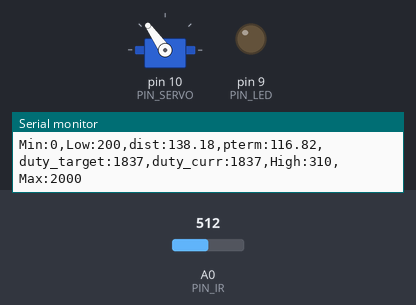
A sketch run on a simulated Arduino Uno, built with avr-gcc and run on an emulated ATmega328P. Shown: servo, output pins drawn as LEDs (lit = HIGH), the last lines printed to the serial monitor. Inputs (shaded band) come from the test bench; at power-on: A0 (PIN_IR) = 512.

Above: at 1.2 s.
1.3 s: A0 (PIN_IR) set to 245
At 1.66 s:
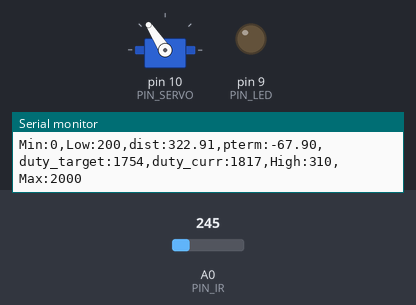
4.3 s: A0 (PIN_IR) set to 122
At 5.5 s:
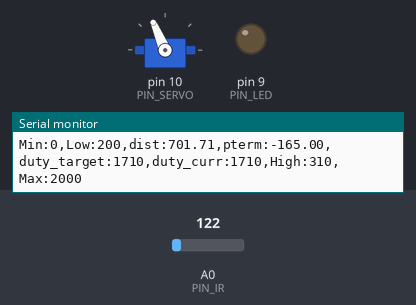
6.3 s: A0 (PIN_IR) set to 306
At 6.58 s:
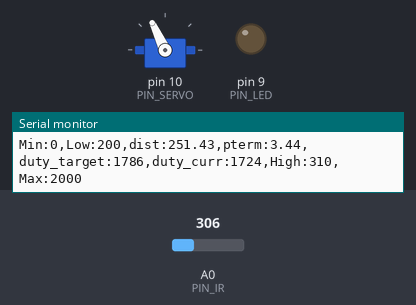
9.3 s: A0 (PIN_IR) set to 90
At 9.67 s:
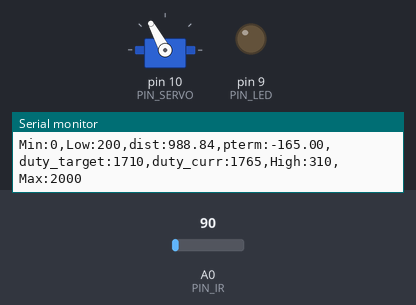
Timing chart, 0 to 12.3 s (numbered marks = the images above; inputs shaded):
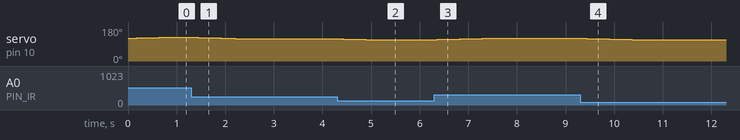

Measured:
- after the input at 1.3 s, servo on pin 10 (PIN_SERVO): moves from 125° to 117° over 1.1 s, starting after 0.14 s
- after the input at 4.3 s, servo on pin 10 (PIN_SERVO): 117° → 116° after 0.13 s, → 115° 0.16 s later, → 114° 0.15 s later, → 113° 0.15 s later
- after the input at 6.3 s, servo on pin 10 (PIN_SERVO): moves from 113° to 120° over 0.93 s, starting after 0.06 s
- after the input at 9.3 s, servo on pin 10 (PIN_SERVO): moves from 120° to 113° over 0.93 s, starting after 0.14 s

The sketch:

PID_template.ino
```cpp
#include <Servo.h> // [2972] 서보 헤더파일 포함

/////////////////////////////
// Configurable parameters //
/////////////////////////////

// Arduino pin assignment
#define PIN_LED 9 // [1234] LED를 아두이노 GPIO 9번 핀에 연결
                  // [2345] ...하면 개선
#define PIN_SERVO 10 // [2951] servo moter를 아두이노 GPIO 10번 핀에 연결
#define PIN_IR A0      // [2961] 적외선센서를 아두이노 A0핀에 연결

// Framework setting
#define _DIST_TARGET 255 //[2967] 탁구공 위치까지의 거리를 255로 고정
         // [2952] 탁구공의 목표 위치를 25.5cm로 설정
#define _DIST_MIN 100 // [2972] 거리 센서가 인식 가능하게 설정한 최소 거리
#define _DIST_MAX 420 // [2972] 거리 센서가 인식 가능하게 설정한 최대 거리

// Distance sensor
#define _DIST_ALPHA 0.4   // [2959] ema 필터에 적용할 알파값

// Servo range
#define _DUTY_MIN 1410 // [2952] 서보의 최소 각도값 왼쪽으로 올라감
#define _DUTY_NEU 1785 // [2952] 서보의 중간 각도값 (1750- 1820)
#define _DUTY_MAX 2180 // [1691] 서보의 최대 각도

// Servo speed control
#define _SERVO_ANGLE 30  //[2967] 서보 각도 설정
#define _SERVO_SPEED 30  //[2959] 서보의 속도 설정

// Event periods
#define _INTERVAL_DIST 15  //[2959] 센서의 거리측정 인터벌값
#define _INTERVAL_SERVO 15 //[2967] 서보 INTERVAL값 설정
#define _INTERVAL_SERIAL 100  //[2959] 시리얼 모니터/플로터의 인터벌값 설정

// PID parameters
#define _KP 0.45 // [2957] 비례 제어 값
                // [2961] 비례이득

// [2964] 실제 거리가 100mm, 400mm일 때 센서가 읽는 값(각 a, b)
#define a 63
#define b 310

//////////////////////
// global variables //
//////////////////////

// Servo instance
Servo myservo;  // [2972] 서보 정의

// Distance sensor
float dist_target; // location to send the ball
float dist_raw, dist_ema;    // [2961] dist_raw : 적외선센서로 얻은 거리를 저장하는 변수
                             // [2961] dist_ema : 거리를 ema필터링을 한 값을 저장하는 변수
float alpha;    // [2959] ema의 알파값을 저장할 변수

// Event periods
unsigned long last_sampling_time_dist, last_sampling_time_servo, last_sampling_time_serial;// [2957] last_sampling_time_dist : 거리센서 측정 주기
                          // [2957] last_sampling_time_servo : 서보 위치 갱신 주기
                          // [2957] last_sampling_time_serial : 제어 상태 시리얼 출력 주기
bool event_dist, event_servo, event_serial; // [2957] 각각의 주기에 도달했는지를 불리언 값으로 저장하는 변수

// Servo speed control
int duty_chg_per_interval; // [2952] 한 주기당 변화할 서보 활동량을 정의
int duty_target, duty_curr; // [2961] 목표위치, 서보에 입력할 위치

// PID variables
float error_curr, error_prev, control, pterm, dterm, iterm;


void setup() {
// initialize GPIO pins for LED and attach servo
pinMode(PIN_LED, OUTPUT); // [2952] LED를 GPIO 9번 포트에 연결
                          // [2957] LED를 출력 모드로 설정
myservo.attach(PIN_SERVO); // [2952] 서보 모터를 GPIO 10번 포트에 연결

// initialize global variables
alpha = _DIST_ALPHA;   // [2959] ema의 알파값 초기화
dist_ema = 0;          // [2959] dist_ema 초기화
duty_curr = _DUTY_NEU; // [2959] duty_durr 중간값으로 초기화

// move servo to neutral position
myservo.writeMicroseconds(_DUTY_NEU); // [2952] 서보 모터를 중간 위치에 지정

// initialize serial port
Serial.begin(115200); // [2952] 시리얼 포트를 115200의 속도로 연결

// convert angle speed into duty change per interval.
duty_chg_per_interval = (_DUTY_MAX - _DUTY_MIN) * (_SERVO_SPEED / 180.0) * (_INTERVAL_SERVO / 1000.0);                // [2959] 한 주기마다 이동할 양(180.0, 1000.0은 실수타입이기 때문에 나눗셈의 결과가 실수타입으로 리턴)
// [2974] INTERVAL -> _INTERVAL_SERVO 로 수정

// [2974] 이벤트 변수 초기화
last_sampling_time_dist = 0; // [2974] 마지막 거리 측정 시간 초기화
last_sampling_time_servo = 0; // [2974] 마지막 서보 업데이트 시간 초기화
last_sampling_time_serial = 0; // [2974] 마지막 출력 시간 초기화
event_dist = event_servo = event_serial = false; // [2974] 각 이벤트 변수 false로 초기화
}


void loop() {
/////////////////////
// Event generator //
/////////////////////
  unsigned long time_curr = millis();  // [2964] event 발생 조건 설정
  if(time_curr >= last_sampling_time_dist + _INTERVAL_DIST) {
    last_sampling_time_dist += _INTERVAL_DIST;
    event_dist = true; // [2957] 거리 측정 주기에 도달했다는 이벤트 발생
  }
  if(time_curr >= last_sampling_time_servo + _INTERVAL_SERVO) {
    last_sampling_time_servo += _INTERVAL_SERVO;
    event_servo = true; // [2957] 서보모터 제어 주기에 도달했다는 이벤트 발생
  }
  if(time_curr >= last_sampling_time_serial + _INTERVAL_SERIAL) {
    last_sampling_time_serial += _INTERVAL_SERIAL;
    event_serial = true; // [2957] 출력주기에 도달했다는 이벤트 발생
  }

////////////////////
// Event handlers //
////////////////////

  // get a distance reading from the distance sensor
  if(event_dist) {
     event_dist = false;
      dist_raw = ir_distance_filtered();   // [2959] dist_raw에 필터링된 측정값 저장
      if (dist_ema == 0){                  // [2959] 맨 처음
        dist_ema = dist_raw;               // [2959] 맨 처음 ema값 = 필터링된 측정값
      }                                    // [2963] dist_ema를 dist_raw로 초기화
      else{
        dist_ema = alpha * dist_raw + (1-alpha) * dist_ema;   // [2959] ema 구현
      }

      if (dist_ema > _DIST_MAX){
        dist_ema = _DIST_MAX;
      }

      else if(dist_ema < _DIST_MIN){
        dist_ema = _DIST_MIN;
      }

  // PID control logic
    error_curr = _DIST_TARGET - dist_ema; // [2959] 목표 위치와 현재 위치의 차이
    pterm = error_curr;                   // [2959] PID의 P
    control = _KP * pterm;                // [2959] 중간에서 얼마나 움직일 것인가(지금은
                                          //        P만 적용됨, 이후 I, D 추가)

  // duty_target = f(duty_neutral, control)
    duty_target = _DUTY_NEU + control; //[2959] 목적지에서의 거리에 비례하여 목표 각도 변경

  // keep duty_target value within the range of [_DUTY_MIN, _DUTY_MAX]
  //[20212956] duty_target이 _DUTY_MIN, _DUTY_MAX의 범위 안에 있도록 제어
    if(duty_target < _DUTY_MIN) { duty_target = _DUTY_MIN; }
    else if(duty_target > _DUTY_MAX) { duty_target = _DUTY_MAX; }

  }

  if(event_servo) {
    event_servo = false; // [2974] 서보 이벤트 실행 후, 다음 주기를 기다리기 위해 이벤트 종료
    // adjust duty_curr toward duty_target by duty_chg_per_interval
    if(duty_target > duty_curr) {  // [2964] 현재 서보 각도 읽기
      duty_curr += duty_chg_per_interval; // [2961] duty_curr은 주기마다 duty_chg_per_interval만큼 증가
      if(duty_curr > duty_target) {duty_curr = duty_target;} // [2956] duty_target 지나쳤을 경우, duty_target에 도달한 것으로 duty_curr값 재설정
    }
    else {
      duty_curr -= duty_chg_per_interval;  // [2961] duty_curr은 주기마다 duty_chg_per_interval만큼 감소
      if (duty_curr < duty_target) {duty_curr = duty_target;} // [2956] duty_target 지나쳤을 경우, duty_target에 도달한 것으로 duty_curr값 재설정
    }
    // update servo position
    myservo.writeMicroseconds(duty_curr);  // [2964] 서보 움직임 조절

  }

  if(event_serial) {
    event_serial = false; // [2974] 출력 이벤트 실행 후, 다음 주기까지 이벤트 종료
    Serial.print("Min:0,Low:200,dist:");
    Serial.print(dist_raw); // [2957] 적외선 센서로부터 받은 값 출력
                            // [2959] 적외선 센서로부터 받은 값을 보정한 값 출력
    Serial.print(",pterm:");
    Serial.print(pterm);    // [2961] 비례제어량 출력
    Serial.print(",duty_target:");
    Serial.print(duty_target); // [2957] 목표로 하는 거리 출력
    Serial.print(",duty_curr:");
    Serial.print(duty_curr); // [2957] 서보모터에 입력한 값 출력
    Serial.println(",High:310,Max:2000");
  }

}
float ir_distance(void){ // return value unit: mm
                         // [2959] 센서가 측정한 거리를 리턴해주는 함수
  float val;
  float volt = float(analogRead(PIN_IR));
  val = ((6762.0/(volt-9.0))-4.0) * 10.0; // [2961] *10 : cm -> mm로 변환
  return val;            // [2959] 거리측정 구현
  //return 100 + 300.0 / (b - a) * (val - a);  // [2964] 센서가 읽은 거리를 이용한 실제
                                               //        거리 반환
}                                              // [2959] 윗줄 ir_distance_filtered로 이동

float ir_distance_filtered(void){ // return value unit: mm
               // [2964] 적외선 센서를 이용한 거리 측정 함수
             // [2959] 센서가 측정한 거리를 필터링한 값을 리턴
                          // [2952] ir_distance()에서 리턴된 값을 val에 대입후 필터링 수행
  float val = ir_distance();        // [2961] val -> float val
  return 100 + 300.0 / (b - a) * (val - a); //[2959] 100mm일때 측정값과 400mm일때 측정값
                                            //       기준으로 거리 보정
}
```
